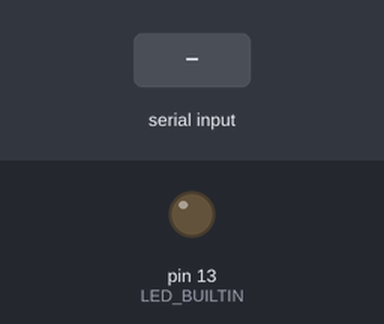
The sketch below on a simulated Arduino Uno, built with avr-gcc and run on an emulated ATmega328P. Parts: output pins drawn as LEDs (lit = HIGH). The test bench sets the inputs (shaded band).

Above: at 1.2 s.
1.3 s: "o" received over Serial
At 1.8 s:
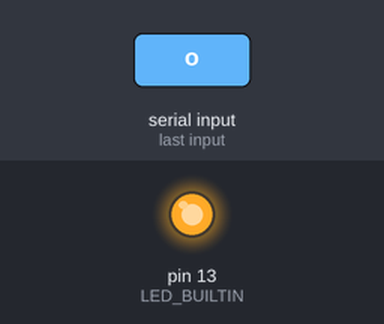
2.8 s: "x" received over Serial
At 4.1 s:
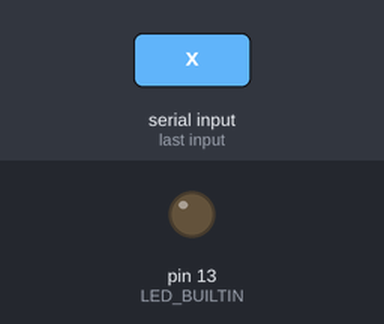
Timing chart, 0 to 5.8 s (numbered marks = the images above; inputs shaded):
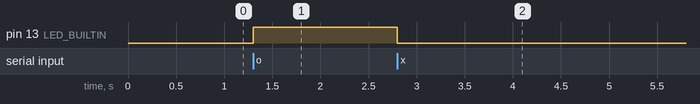

The sketch:

arduino.ino
```cpp
void setup() {
  Serial.begin(9600);
  pinMode(LED_BUILTIN, OUTPUT);
}

void loop() {
  if (Serial.available() > 0) {
    char command = Serial.read();
    if (command == 'o') {
      digitalWrite(LED_BUILTIN, HIGH);
    } else if (command == 'x') {
      digitalWrite(LED_BUILTIN, LOW);
    }
  }
}
```

Measured:
- after the input at 1.3 s, pin 13 (LED_BUILTIN): LOW → HIGH at once
- after the input at 2.8 s, pin 13 (LED_BUILTIN): HIGH → LOW at once
